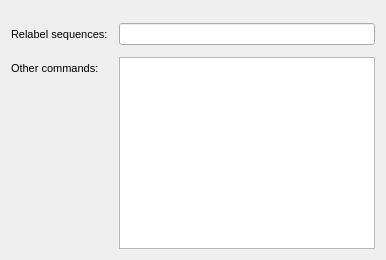
             <widget class="QWidget" name="tab_identify_unique">
              <attribute name="title">
               <string>Identifying Unique Seq</string>
              </attribute>
              <layout class="QVBoxLayout" name="verticalLayout_6">
               <item>
                <widget class="QFrame" name="frame_12">
                 <property name="frameShape">
                  <enum>QFrame::NoFrame</enum>
                 </property>
                 <property name="frameShadow">
                  <enum>QFrame::Plain</enum>
                 </property>
                 <layout class="QFormLayout" name="formLayout_5">
                  <property name="horizontalSpacing">
                   <number>11</number>
                  </property>
                  <property name="verticalSpacing">
                   <number>12</number>
                  </property>
                  <property name="leftMargin">
                   <number>0</number>
                  </property>
                  <property name="topMargin">
                   <number>0</number>
                  </property>
                  <property name="rightMargin">
                   <number>0</number>
                  </property>
                  <property name="bottomMargin">
                   <number>0</number>
                  </property>
                  <item row="0" column="1">
                   <widget class="QFrame" name="frame_13">
                    <property name="frameShape">
                     <enum>QFrame::NoFrame</enum>
                    </property>
                    <property name="frameShadow">
                     <enum>QFrame::Plain</enum>
                    </property>
                    <layout class="QHBoxLayout" name="horizontalLayout_13">
                     <property name="spacing">
                      <number>0</number>
                     </property>
                     <property name="leftMargin">
                      <number>0</number>
                     </property>
                     <property name="topMargin">
                      <number>0</number>
                     </property>
                     <property name="rightMargin">
                      <number>0</number>
                     </property>
                     <property name="bottomMargin">
                      <number>0</number>
                     </property>
                    </layout>
                   </widget>
                  </item>
                  <item row="1" column="0">
                   <widget class="QLabel" name="label_relabel_2">
                    <property name="font">
                     <font>
                      <pointsize>8</pointsize>
                     </font>
                    </property>
                    <property name="toolTip">
                     <string>Relabel sequences using the prefix string</string>
                    </property>
                    <property name="text">
                     <string>Relabel sequences:</string>
                    </property>
                   </widget>
                  </item>
                  <item row="1" column="1">
                   <widget class="QLineEdit" name="lineEdit_relabel_seq_identify_unique"/>
                  </item>
                  <item row="2" column="0">
                   <widget class="QLabel" name="label_othercommand_4">
                    <property name="font">
                     <font>
                      <pointsize>8</pointsize>
                     </font>
                    </property>
                    <property name="toolTip">
                     <string>You can add additional parameters</string>
                    </property>
                    <property name="text">
                     <string>Other commands:</string>
                    </property>
                   </widget>
                  </item>
                  <item row="2" column="1">
                   <widget class="QTextEdit" name="textEdit_othercommand_identify_unique"/>
                  </item>
                 </layout>
                </widget>
               </item>
              </layout>
             </widget>
